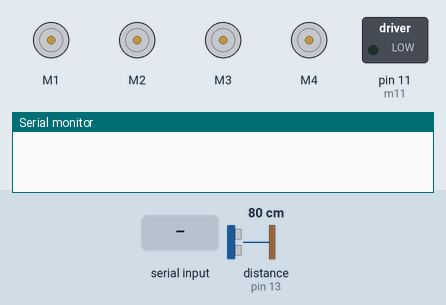
Recording of a sketch running on a simulated Arduino Uno, built with avr-gcc and run on an emulated ATmega328P. On the bench: 4 × DC motor (green arrow = forward, orange = backward, longer = faster), switched loads named in the sketch (green lamp = pin HIGH), the last lines printed to the serial monitor. The inputs (shaded band) are chosen by the test bench; at power-on: distance to the obstacle (sensor on pin 13) 80 cm. The echo pulse lasts 58.3 µs per cm; random numbers use the default seed unless the sketch sets one; pins used as bus, display or sensor lines are not drawn.

Above: at 1.2 s.
1.3 s: "6" received over Serial
At 1.84 s:
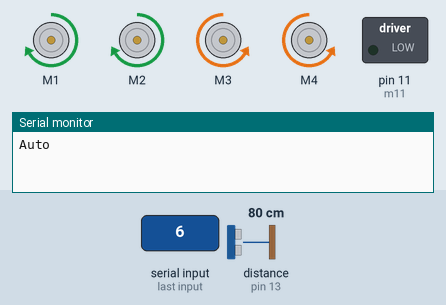
4.3 s: distance to the obstacle (sensor on pin 13) set to 85 cm
At 5.9 s:
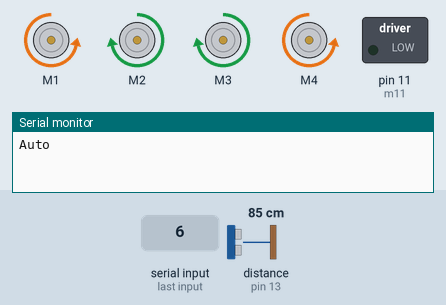
6.3 s: "7" received over Serial
At 7.1 s:
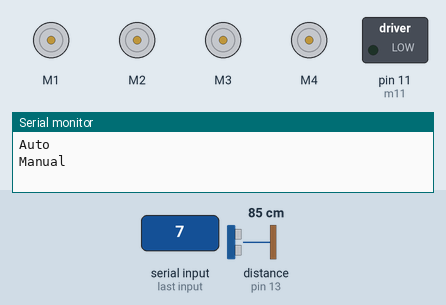
7.8 s: "1" received over Serial
At 8.3 s:
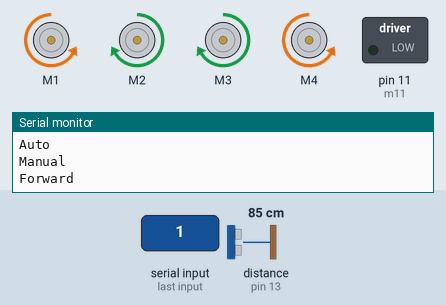
9.4 s: distance to the obstacle (sensor on pin 13) set to 49 cm
10.9 s: distance to the obstacle (sensor on pin 13) set to 41 cm
At 11.8 s:
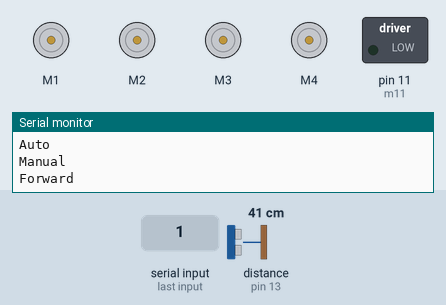
Timing chart, 0 to 13.4 s (numbered marks = the images above; inputs shaded):
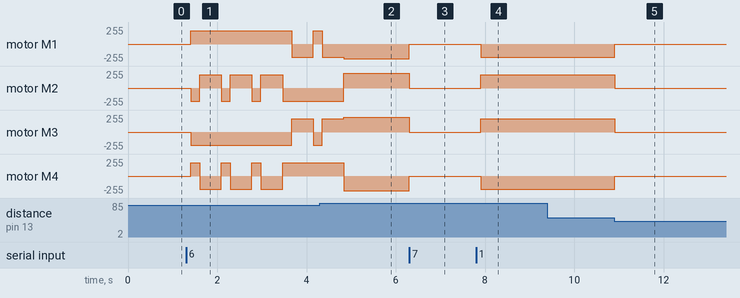

Measured:
- the behaviour switches between 80 and 81 cm on distance to the obstacle (sensor on pin 13) (found by bisection; images 1 and 2)
- the behaviour switches between 46 and 45 cm on distance to the obstacle (sensor on pin 13) (found by bisection; images 4 and 5)
- after the input at 1.3 s, motor M1: stopped → forward 200/255 after 0.11 s, → backward 200/255 2.3 s later, → forward 200/255 0.49 s later; motor M2: alternates forward 200/255 for 0.49 s and backward 200/255 for 0.20 s, starting after 0.11 s
- after the input at 4.3 s, motor M2: backward 200/255 → forward 220/255 after 0.54 s; motor M4: forward 200/255 → backward 220/255 after 0.54 s
- after the input at 6.3 s, motor M1, motor M4: backward 220/255 → stopped at once; motor M2, motor M3: forward 220/255 → stopped at once
- after the input at 7.8 s, motor M1, motor M4: stopped → backward 200/255 after 0.11 s; motor M2, motor M3: stopped → forward 200/255 after 0.11 s
- after the input at 9.4 s, every drawn part: stays the same
- after the input at 10.9 s, motor M1, motor M4: backward 200/255 → stopped at once; motor M2, motor M3: forward 200/255 → stopped at once

The sketch:

arduino.ino
```cpp
#include <SoftwareSerial.h>


#include <AFMotor.h>
#define trigPin 12 // define the pins of your sensor
#define echoPin 13
#define trigPin2 9 // define the pins of your sensor
#define echoPin2 10
#define m11 11    // rear motor
#define m12 12
#define m21 10    // front motor
#define m22 9


volatile long ball,duration, distance,duration2,distance2; // start the scan
volatile int meem=0;
volatile int mode = 7;

char str[2],i;
AF_DCMotor motor2(2, MOTOR12_64KHZ); // create motor #2, 64KHz pwm
AF_DCMotor motor1(1, MOTOR12_64KHZ); // create motor #2, 64KHz pwm
AF_DCMotor motor3(3, MOTOR12_64KHZ); // create motor #2, 64KHz pwm
AF_DCMotor motor4(4, MOTOR12_64KHZ); // create motor #2, 64KHz pwm


void forward()
{

   if(mode == 6)
  {
    motor1.setSpeed(220);
   motor2.setSpeed(220);
   motor3.setSpeed(220);
   motor4.setSpeed(220);
  }
  else
  {
    motor1.setSpeed(200);
   motor2.setSpeed(200);
   motor3.setSpeed(200);
   motor4.setSpeed(200);
  }
   //pinMode(LED_BUILTIN, OUTPUT);
   //Serial.println(distance);
   motor1.run(BACKWARD);      // turn it on going forward
  motor2.run(FORWARD);      // turn it on going forward
  motor3.run(FORWARD);      // turn it on going forward
  motor4.run(BACKWARD);      // turn it on going forward
}

void backward()
{
  motor1.setSpeed(200);
   motor2.setSpeed(200);
   motor3.setSpeed(200);
   motor4.setSpeed(200);
   motor1.run(FORWARD);      // turn it on going forward
  motor2.run(BACKWARD);      // turn it on going forward
  motor3.run(BACKWARD);      // turn it on going forward
  motor4.run(FORWARD);      // turn it on going forward
}

void left()
{
  if(mode == 6)
  {
    motor1.setSpeed(200);
   motor2.setSpeed(200);
   motor3.setSpeed(200);
   motor4.setSpeed(200);
  }
   motor1.run(BACKWARD);      // turn it on going forward
  motor2.run(BACKWARD);      // turn it on going forward
  motor3.run(FORWARD);      // turn it on going forward
  motor4.run(FORWARD);      // turn it on going forward
  //delay(1000);
  //forward();
}

void right()
{
  if(mode == 6)
  {
    motor1.setSpeed(200);
   motor2.setSpeed(200);
   motor3.setSpeed(200);
   motor4.setSpeed(200);
  }
   motor1.run(FORWARD);      // turn it on going forward
  motor2.run(FORWARD);      // turn it on going forward
  motor3.run(BACKWARD);      // turn it on going forward
  motor4.run(BACKWARD);      // turn it on going forward
}

void Stop()
{
   motor1.run(RELEASE);      // turn it on going forward
  motor2.run(RELEASE);      // turn it on going forward
  motor3.run(RELEASE);      // turn it on going forward
  motor4.run(RELEASE);      // turn it on going forward
}

void setup()
{
  Serial.begin(9600);
  pinMode(LED_BUILTIN, OUTPUT);
   digitalWrite(LED_BUILTIN, HIGH);
   motor1.setSpeed(200);
   motor2.setSpeed(200);
   motor3.setSpeed(200);
   motor4.setSpeed(200);


   pinMode(trigPin, OUTPUT);// set the trig pin to output (Send sound waves)
  pinMode(echoPin, INPUT);// set the echo pin to input (recieve sound waves)
  pinMode(trigPin2, OUTPUT);// set the trig pin to output (Send sound waves)
  //pinMode(echoPin2, INPUT);// set the echo pin to input (recieve sound waves)
  pinMode(m11, OUTPUT);
  pinMode(m12, OUTPUT);
  pinMode(m21, OUTPUT);
  pinMode(m22, OUTPUT);
}


long dist()
{
  if(meem == 1)
  {
    digitalWrite(trigPin, LOW);
  delayMicroseconds(2); // delays are required for a succesful sensor operation.
  digitalWrite(trigPin, HIGH);

  delayMicroseconds(10); //this delay is required as well!
  digitalWrite(trigPin, LOW);
  duration = pulseIn(echoPin, HIGH);
  //Serial.println("");
  //Serial.println(duration);
  distance = (duration/2.0) / 29.1;// convert the distance to centimeters.
  //Serial.println(distance);
  }


  else if(meem == 4)
  {
    pinMode(echoPin2, INPUT);
      digitalWrite(trigPin2, LOW);
  delayMicroseconds(2); // delays are required for a succesful sensor operation.
  digitalWrite(trigPin2, HIGH);

  delayMicroseconds(10); //this delay is required as well!
  digitalWrite(trigPin2, LOW);
  duration2 = pulseIn(echoPin2, HIGH);
  pinMode(echoPin2, OUTPUT);
  //Serial.println("");
  //Serial.println(duration);
  distance2 = (duration2/2.0) / 29.1;// convert the distance to centimeters.
  }

}

void loop()
{

  dist();
 // Serial.println( distance);
  if(meem == 1 && mode== 7)
  {   //Serial.println(distance);

    //meem=0;
    if(distance > 45)
    {
      forward();
    }
    else
    {
      Stop();

    }
  }
  else if(meem == 4 && mode== 7)
  { //  Serial.println(distance2);

    //meem=0;
    if(distance2 > 45)
    {
      backward();
    }
    else
    {
      Stop();

    }
  }

  else if(mode == 6)
  {   //Serial.println(distance);

    //meem=0;
    if(distance > 80)
    {
      forward();
    }
    else
    {
      backward();
      delay(200);
      int tada = random(0,2);
      if(tada == 0)
      {


        left();
        delay(480);


      }
      else
      {

        right();
        delay(480);
      }
    }
  }
  if(Serial.available())
  {
    //motor4.run(FORWARD);

    //Serial.println(distance);
    char ch=Serial.read();
    str[i++]=ch;

    if(str[i-1]=='1' && mode==7)
    {

     Serial.println("Forward");
     meem=1;
     //forward();
     i=0;
    }

    else if(str[i-1]=='2' && mode==7)
    {

     Serial.println("Left");
     meem=2;
     right();
     i=0;
    }

    else if(str[i-1]=='3' && mode==7)
    {

      Serial.println("Right");
      meem=3;
      left();
      i=0;
    }

    else if(str[i-1]=='4' && mode==7)
    {
      Serial.println("Backward");
      //backward();
      meem=4;
      i=0;
    }

    else if(str[i-1]=='5' && mode==7)
    {

      Serial.println("Stop");
      Stop();
      meem=5;
      i=0;
    }
    else if(str[i-1]=='6')
    {
      Serial.println("Auto");
      mode = 6;
      meem = 1;
    }
    else if(str[i-1]=='7')
    {
      Serial.println("Manual");
      mode = 7;
      meem = 5;
      Stop();
    }
    delay(100);
  }
}
```
